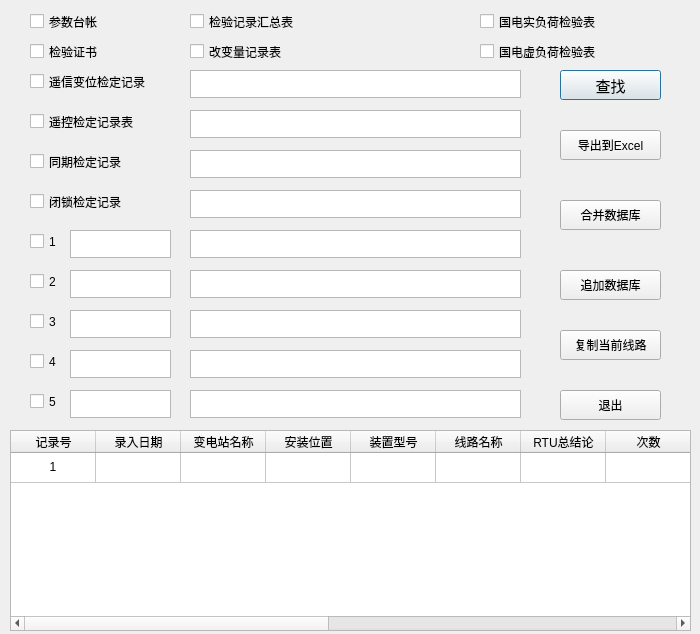
<?xml version="1.0" encoding="UTF-8"?>
<ui version="4.0">
 <class>rtu_excelmanger</class>
 <widget class="QDialog" name="rtu_excelmanger">
  <property name="geometry">
   <rect>
    <x>0</x>
    <y>0</y>
    <width>700</width>
    <height>634</height>
   </rect>
  </property>
  <property name="windowTitle">
   <string>Dialog</string>
  </property>
  <widget class="QPushButton" name="pb_search">
   <property name="geometry">
    <rect>
     <x>560</x>
     <y>70</y>
     <width>101</width>
     <height>30</height>
    </rect>
   </property>
   <property name="font">
    <font>
     <pointsize>11</pointsize>
    </font>
   </property>
   <property name="text">
    <string>查找</string>
   </property>
  </widget>
  <widget class="QPushButton" name="pb_toexcel">
   <property name="geometry">
    <rect>
     <x>560</x>
     <y>130</y>
     <width>101</width>
     <height>30</height>
    </rect>
   </property>
   <property name="text">
    <string>导出到Excel</string>
   </property>
  </widget>
  <widget class="QPushButton" name="pb_add">
   <property name="geometry">
    <rect>
     <x>560</x>
     <y>200</y>
     <width>101</width>
     <height>30</height>
    </rect>
   </property>
   <property name="text">
    <string>合并数据库</string>
   </property>
  </widget>
  <widget class="QPushButton" name="pb_append">
   <property name="geometry">
    <rect>
     <x>560</x>
     <y>270</y>
     <width>101</width>
     <height>30</height>
    </rect>
   </property>
   <property name="text">
    <string>追加数据库</string>
   </property>
  </widget>
  <widget class="QPushButton" name="pb_copy">
   <property name="geometry">
    <rect>
     <x>560</x>
     <y>330</y>
     <width>101</width>
     <height>30</height>
    </rect>
   </property>
   <property name="locale">
    <locale language="Chinese" country="China"/>
   </property>
   <property name="text">
    <string>复制当前线路</string>
   </property>
  </widget>
  <widget class="QPushButton" name="pb_quit">
   <property name="geometry">
    <rect>
     <x>560</x>
     <y>390</y>
     <width>101</width>
     <height>30</height>
    </rect>
   </property>
   <property name="text">
    <string>退出</string>
   </property>
  </widget>
  <widget class="QCheckBox" name="checkBox_para">
   <property name="geometry">
    <rect>
     <x>30</x>
     <y>10</y>
     <width>92</width>
     <height>23</height>
    </rect>
   </property>
   <property name="text">
    <string>参数台帐</string>
   </property>
  </widget>
  <widget class="QCheckBox" name="checkBox_allsum">
   <property name="geometry">
    <rect>
     <x>190</x>
     <y>10</y>
     <width>131</width>
     <height>23</height>
    </rect>
   </property>
   <property name="text">
    <string>检验记录汇总表</string>
   </property>
  </widget>
  <widget class="QCheckBox" name="checkBox_actulexcel">
   <property name="geometry">
    <rect>
     <x>480</x>
     <y>10</y>
     <width>151</width>
     <height>23</height>
    </rect>
   </property>
   <property name="text">
    <string>国电实负荷检验表</string>
   </property>
  </widget>
  <widget class="QCheckBox" name="checkBox_checkbook">
   <property name="geometry">
    <rect>
     <x>30</x>
     <y>40</y>
     <width>92</width>
     <height>23</height>
    </rect>
   </property>
   <property name="text">
    <string>检验证书</string>
   </property>
  </widget>
  <widget class="QCheckBox" name="checkBox_checkvarexcel">
   <property name="geometry">
    <rect>
     <x>190</x>
     <y>40</y>
     <width>121</width>
     <height>23</height>
    </rect>
   </property>
   <property name="text">
    <string>改变量记录表</string>
   </property>
  </widget>
  <widget class="QCheckBox" name="checkBox_visexcel">
   <property name="geometry">
    <rect>
     <x>480</x>
     <y>40</y>
     <width>151</width>
     <height>23</height>
    </rect>
   </property>
   <property name="text">
    <string>国电虚负荷检验表</string>
   </property>
  </widget>
  <widget class="QCheckBox" name="checkBox_telposrecord">
   <property name="geometry">
    <rect>
     <x>30</x>
     <y>70</y>
     <width>141</width>
     <height>23</height>
    </rect>
   </property>
   <property name="text">
    <string>遥信变位检定记录</string>
   </property>
  </widget>
  <widget class="QCheckBox" name="checkBox_telverifyrecord">
   <property name="geometry">
    <rect>
     <x>30</x>
     <y>110</y>
     <width>131</width>
     <height>23</height>
    </rect>
   </property>
   <property name="text">
    <string>遥控检定记录表</string>
   </property>
  </widget>
  <widget class="QCheckBox" name="checkBox_timerecord">
   <property name="geometry">
    <rect>
     <x>30</x>
     <y>150</y>
     <width>111</width>
     <height>23</height>
    </rect>
   </property>
   <property name="text">
    <string>同期检定记录</string>
   </property>
  </widget>
  <widget class="QCheckBox" name="checkBox_looprecord">
   <property name="geometry">
    <rect>
     <x>30</x>
     <y>190</y>
     <width>111</width>
     <height>23</height>
    </rect>
   </property>
   <property name="text">
    <string>闭锁检定记录</string>
   </property>
  </widget>
  <widget class="QTableWidget" name="tableWidget">
   <property name="geometry">
    <rect>
     <x>10</x>
     <y>430</y>
     <width>681</width>
     <height>201</height>
    </rect>
   </property>
   <property name="font">
    <font>
     <pointsize>9</pointsize>
    </font>
   </property>
   <property name="locale">
    <locale language="Chinese" country="China"/>
   </property>
   <property name="tabKeyNavigation">
    <bool>false</bool>
   </property>
   <property name="showDropIndicator" stdset="0">
    <bool>false</bool>
   </property>
   <property name="dragDropOverwriteMode">
    <bool>false</bool>
   </property>
   <property name="selectionMode">
    <enum>QAbstractItemView::SingleSelection</enum>
   </property>
   <attribute name="horizontalHeaderDefaultSectionSize">
    <number>85</number>
   </attribute>
   <attribute name="horizontalHeaderMinimumSectionSize">
    <number>36</number>
   </attribute>
   <attribute name="verticalHeaderVisible">
    <bool>false</bool>
   </attribute>
   <attribute name="verticalHeaderHighlightSections">
    <bool>false</bool>
   </attribute>
   <row>
    <property name="text">
     <string>New Row</string>
    </property>
   </row>
   <column>
    <property name="text">
     <string>记录号</string>
    </property>
    <property name="font">
     <font>
      <pointsize>9</pointsize>
     </font>
    </property>
    <property name="textAlignment">
     <set>AlignCenter</set>
    </property>
    <property name="foreground">
     <brush brushstyle="SolidPattern">
      <color alpha="255">
       <red>0</red>
       <green>0</green>
       <blue>0</blue>
      </color>
     </brush>
    </property>
   </column>
   <column>
    <property name="text">
     <string>录入日期</string>
    </property>
    <property name="font">
     <font>
      <pointsize>9</pointsize>
     </font>
    </property>
    <property name="textAlignment">
     <set>AlignCenter</set>
    </property>
   </column>
   <column>
    <property name="text">
     <string>变电站名称</string>
    </property>
    <property name="font">
     <font>
      <pointsize>9</pointsize>
     </font>
    </property>
    <property name="textAlignment">
     <set>AlignCenter</set>
    </property>
   </column>
   <column>
    <property name="text">
     <string>安装位置</string>
    </property>
    <property name="font">
     <font>
      <pointsize>9</pointsize>
     </font>
    </property>
    <property name="textAlignment">
     <set>AlignCenter</set>
    </property>
   </column>
   <column>
    <property name="text">
     <string>装置型号</string>
    </property>
    <property name="font">
     <font>
      <pointsize>9</pointsize>
     </font>
    </property>
    <property name="textAlignment">
     <set>AlignCenter</set>
    </property>
   </column>
   <column>
    <property name="text">
     <string>线路名称</string>
    </property>
    <property name="font">
     <font>
      <pointsize>9</pointsize>
     </font>
    </property>
    <property name="textAlignment">
     <set>AlignCenter</set>
    </property>
   </column>
   <column>
    <property name="text">
     <string>RTU总结论</string>
    </property>
    <property name="font">
     <font>
      <pointsize>9</pointsize>
     </font>
    </property>
    <property name="textAlignment">
     <set>AlignCenter</set>
    </property>
   </column>
   <column>
    <property name="text">
     <string>次数</string>
    </property>
    <property name="font">
     <font>
      <pointsize>9</pointsize>
     </font>
    </property>
    <property name="textAlignment">
     <set>AlignCenter</set>
    </property>
   </column>
   <column>
    <property name="text">
     <string>检验时间</string>
    </property>
    <property name="font">
     <font>
      <pointsize>9</pointsize>
     </font>
    </property>
    <property name="textAlignment">
     <set>AlignCenter</set>
    </property>
   </column>
   <column>
    <property name="text">
     <string>误差结论</string>
    </property>
    <property name="font">
     <font>
      <pointsize>9</pointsize>
     </font>
    </property>
    <property name="textAlignment">
     <set>AlignCenter</set>
    </property>
   </column>
   <column>
    <property name="text">
     <string>扫描周期结论</string>
    </property>
    <property name="font">
     <font>
      <pointsize>9</pointsize>
     </font>
    </property>
    <property name="textAlignment">
     <set>AlignCenter</set>
    </property>
   </column>
   <column>
    <property name="text">
     <string>信息响应时间结论</string>
    </property>
    <property name="font">
     <font>
      <pointsize>9</pointsize>
     </font>
    </property>
    <property name="textAlignment">
     <set>AlignCenter</set>
    </property>
   </column>
   <column>
    <property name="text">
     <string>改变量结论</string>
    </property>
    <property name="font">
     <font>
      <pointsize>9</pointsize>
     </font>
    </property>
    <property name="textAlignment">
     <set>AlignCenter</set>
    </property>
   </column>
   <column>
    <property name="text">
     <string>遥信变位结论</string>
    </property>
    <property name="font">
     <font>
      <pointsize>9</pointsize>
     </font>
    </property>
    <property name="textAlignment">
     <set>AlignCenter</set>
    </property>
   </column>
   <column>
    <property name="text">
     <string>第几次</string>
    </property>
    <property name="font">
     <font>
      <pointsize>9</pointsize>
     </font>
    </property>
    <property name="textAlignment">
     <set>AlignCenter</set>
    </property>
   </column>
   <item row="0" column="0">
    <property name="text">
     <string>1</string>
    </property>
    <property name="font">
     <font>
      <pointsize>9</pointsize>
     </font>
    </property>
    <property name="textAlignment">
     <set>AlignCenter</set>
    </property>
    <property name="foreground">
     <brush brushstyle="SolidPattern">
      <color alpha="255">
       <red>0</red>
       <green>0</green>
       <blue>0</blue>
      </color>
     </brush>
    </property>
    <property name="flags">
     <set>NoItemFlags</set>
    </property>
   </item>
  </widget>
  <widget class="QCheckBox" name="checkBox_num5">
   <property name="geometry">
    <rect>
     <x>30</x>
     <y>390</y>
     <width>92</width>
     <height>23</height>
    </rect>
   </property>
   <property name="text">
    <string>5</string>
   </property>
  </widget>
  <widget class="QCheckBox" name="checkBox_num3">
   <property name="geometry">
    <rect>
     <x>30</x>
     <y>310</y>
     <width>92</width>
     <height>23</height>
    </rect>
   </property>
   <property name="text">
    <string>3</string>
   </property>
  </widget>
  <widget class="QCheckBox" name="checkBox_num4">
   <property name="geometry">
    <rect>
     <x>30</x>
     <y>350</y>
     <width>92</width>
     <height>23</height>
    </rect>
   </property>
   <property name="text">
    <string>4</string>
   </property>
  </widget>
  <widget class="QCheckBox" name="checkBox_num2">
   <property name="geometry">
    <rect>
     <x>30</x>
     <y>270</y>
     <width>92</width>
     <height>23</height>
    </rect>
   </property>
   <property name="text">
    <string>2</string>
   </property>
  </widget>
  <widget class="QCheckBox" name="checkBox_num1">
   <property name="geometry">
    <rect>
     <x>30</x>
     <y>230</y>
     <width>92</width>
     <height>23</height>
    </rect>
   </property>
   <property name="text">
    <string>1</string>
   </property>
  </widget>
  <widget class="QTextEdit" name="textEdit_1">
   <property name="geometry">
    <rect>
     <x>190</x>
     <y>70</y>
     <width>331</width>
     <height>28</height>
    </rect>
   </property>
   <property name="html">
    <string>&lt;!DOCTYPE HTML PUBLIC &quot;-//W3C//DTD HTML 4.0//EN&quot; &quot;http://www.w3.org/TR/REC-html40/strict.dtd&quot;&gt;
&lt;html&gt;&lt;head&gt;&lt;meta name=&quot;qrichtext&quot; content=&quot;1&quot; /&gt;&lt;style type=&quot;text/css&quot;&gt;
p, li { white-space: pre-wrap; }
&lt;/style&gt;&lt;/head&gt;&lt;body style=&quot; font-family:'Ubuntu'; font-size:11pt; font-weight:400; font-style:normal;&quot;&gt;
&lt;p style=&quot;-qt-paragraph-type:empty; margin-top:0px; margin-bottom:0px; margin-left:0px; margin-right:0px; -qt-block-indent:0; text-indent:0px;&quot;&gt;&lt;br /&gt;&lt;/p&gt;&lt;/body&gt;&lt;/html&gt;</string>
   </property>
  </widget>
  <widget class="QTextEdit" name="textEdit_2">
   <property name="geometry">
    <rect>
     <x>190</x>
     <y>110</y>
     <width>331</width>
     <height>28</height>
    </rect>
   </property>
  </widget>
  <widget class="QTextEdit" name="textEdit_3">
   <property name="geometry">
    <rect>
     <x>190</x>
     <y>150</y>
     <width>331</width>
     <height>28</height>
    </rect>
   </property>
  </widget>
  <widget class="QTextEdit" name="textEdit_4">
   <property name="geometry">
    <rect>
     <x>190</x>
     <y>190</y>
     <width>331</width>
     <height>28</height>
    </rect>
   </property>
  </widget>
  <widget class="QTextEdit" name="textEdit_5">
   <property name="geometry">
    <rect>
     <x>190</x>
     <y>230</y>
     <width>331</width>
     <height>28</height>
    </rect>
   </property>
  </widget>
  <widget class="QTextEdit" name="textEdit_6">
   <property name="geometry">
    <rect>
     <x>190</x>
     <y>270</y>
     <width>331</width>
     <height>28</height>
    </rect>
   </property>
  </widget>
  <widget class="QTextEdit" name="textEdit_7">
   <property name="geometry">
    <rect>
     <x>190</x>
     <y>310</y>
     <width>331</width>
     <height>28</height>
    </rect>
   </property>
  </widget>
  <widget class="QTextEdit" name="textEdit_9">
   <property name="geometry">
    <rect>
     <x>190</x>
     <y>390</y>
     <width>331</width>
     <height>28</height>
    </rect>
   </property>
  </widget>
  <widget class="QTextEdit" name="textEdit_8">
   <property name="geometry">
    <rect>
     <x>190</x>
     <y>350</y>
     <width>331</width>
     <height>28</height>
    </rect>
   </property>
  </widget>
  <widget class="QTextEdit" name="textEdit_num1">
   <property name="geometry">
    <rect>
     <x>70</x>
     <y>230</y>
     <width>101</width>
     <height>28</height>
    </rect>
   </property>
  </widget>
  <widget class="QTextEdit" name="textEdit_num2">
   <property name="geometry">
    <rect>
     <x>70</x>
     <y>270</y>
     <width>101</width>
     <height>28</height>
    </rect>
   </property>
  </widget>
  <widget class="QTextEdit" name="textEdit_num3">
   <property name="geometry">
    <rect>
     <x>70</x>
     <y>310</y>
     <width>101</width>
     <height>28</height>
    </rect>
   </property>
  </widget>
  <widget class="QTextEdit" name="textEdit_num4">
   <property name="geometry">
    <rect>
     <x>70</x>
     <y>350</y>
     <width>101</width>
     <height>28</height>
    </rect>
   </property>
  </widget>
  <widget class="QTextEdit" name="textEdit_num5">
   <property name="geometry">
    <rect>
     <x>70</x>
     <y>390</y>
     <width>101</width>
     <height>28</height>
    </rect>
   </property>
  </widget>
 </widget>
 <resources/>
 <connections/>
</ui>
